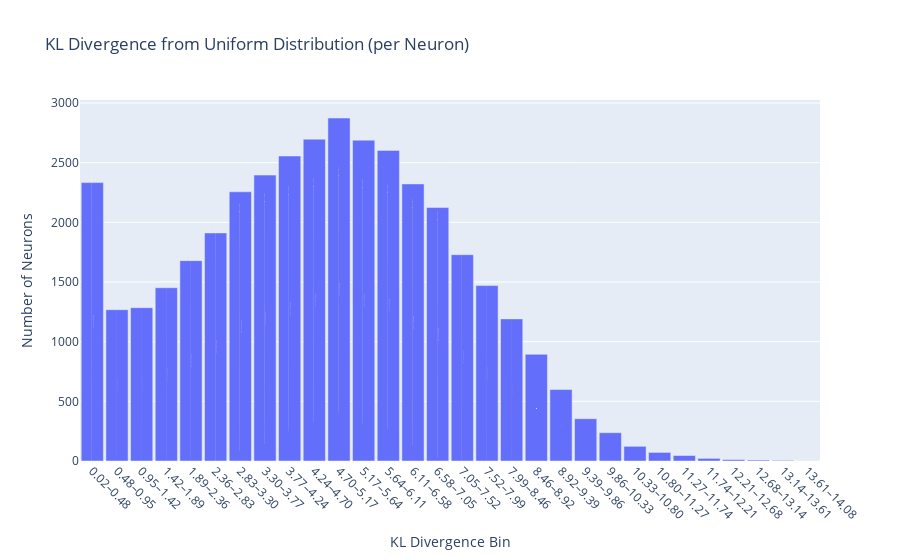

The notebook cell saved with this chart:
### Code cell
import numpy as np
import plotly.graph_objects as go

# Load the data
dat = np.load('/home/maria/LuckyMouse2/pixel_transformer_neuro/data/processed/hybrid_neural_responses_reduced.npy')  # shape: (neurons, 118)

# Convert to probabilities
prob_matrix = dat / 50.0  # now values in [0,1]
epsilon = 1e-10
prob_matrix_safe = prob_matrix + epsilon
num_neurons, num_images = prob_matrix.shape

# KL divergence from uniform
uniform_dist = np.full((num_images,), 1.0 / num_images)
kl_divs = []
for neuron_probs in prob_matrix_safe:
    neuron_dist = neuron_probs / np.sum(neuron_probs)
    kl = np.sum(uniform_dist * np.log(uniform_dist / neuron_dist))
    kl_divs.append(kl)
kl_divs = np.array(kl_divs)

# Bin KL values
bin_edges = np.histogram_bin_edges(kl_divs, bins=30)
bin_indices = np.digitize(kl_divs, bins=bin_edges) - 1  # get bin for each neuron

# Collect hover text: first neuron in each bin
hover_texts = [''] * (len(bin_edges) - 1)
bin_counts = np.zeros(len(hover_texts), dtype=int)

for idx, bin_idx in enumerate(bin_indices):
    if 0 <= bin_idx < len(hover_texts):
        bin_counts[bin_idx] += 1
        if hover_texts[bin_idx] == '':
            sorted_events = np.sort(dat[idx])
            hover_texts[bin_idx] = f"Bin range: {bin_edges[bin_idx]:.2f}–{bin_edges[bin_idx+1]:.2f}<br>" \
                                   f"Sorted events: {sorted_events.tolist()}"

# Replace empty bins with placeholders
for i in range(len(hover_texts)):
    if hover_texts[i] == '':
        hover_texts[i] = f"Bin range: {bin_edges[i]:.2f}–{bin_edges[i+1]:.2f}<br>No neurons in bin."

# Plotly histogram (manual binning to attach hover text)
fig = go.Figure(data=[
    go.Bar(
        x=[f"{bin_edges[i]:.2f}–{bin_edges[i+1]:.2f}" for i in range(len(bin_edges)-1)],
        y=bin_counts,
        text=hover_texts,
        hoverinfo='text'
    )
])

fig.update_layout(
    title="KL Divergence from Uniform Distribution (per Neuron)",
    xaxis_title="KL Divergence Bin",
    yaxis_title="Number of Neurons",
    xaxis_tickangle=45,
    bargap=0.1,
)

fig.show()
